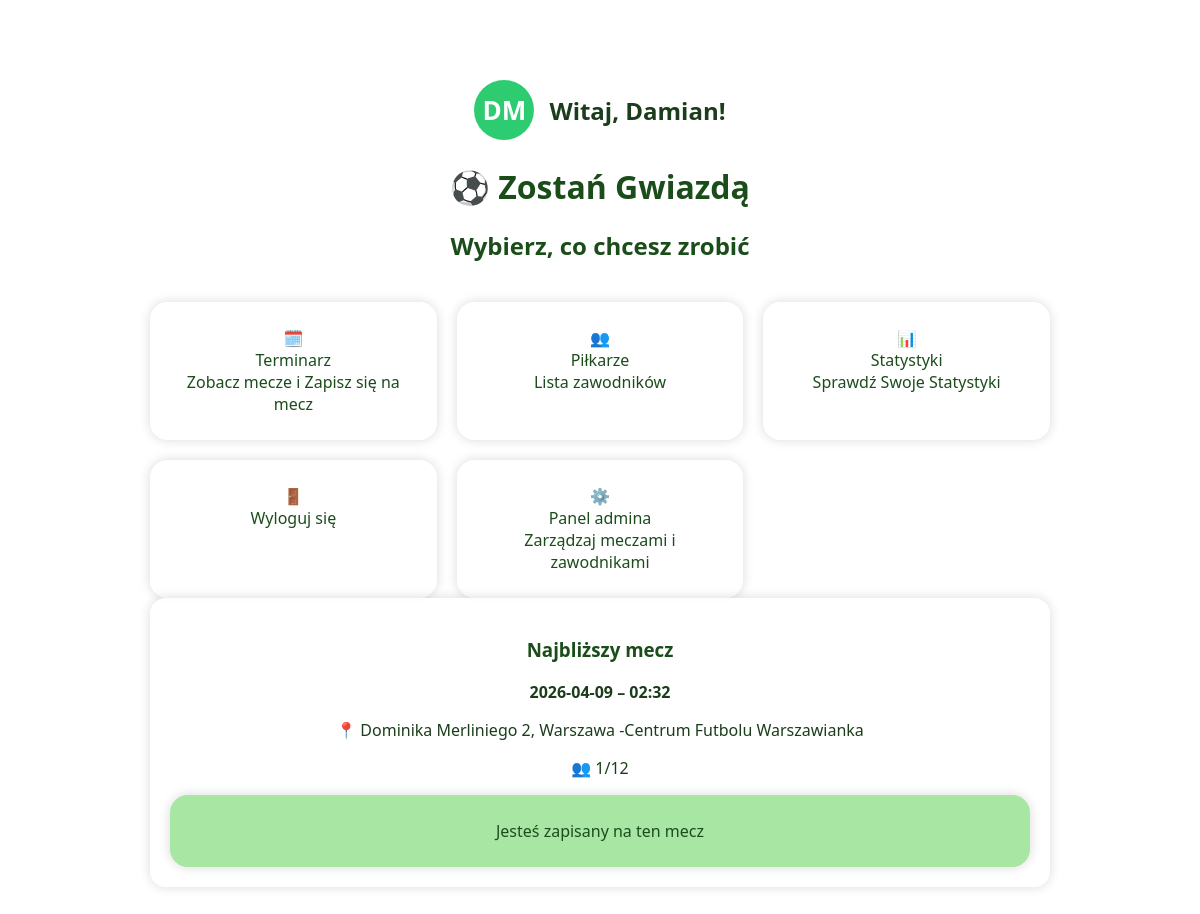
The page / (signed in) on the database its author committed.
### tables this page shows
CREATE TABLE matches (
            id INTEGER PRIMARY KEY AUTOINCREMENT,
            match_date TEXT NOT NULL,
            match_time TEXT NOT NULL,
            location TEXT NOT NULL,
            max_slots INTEGER NOT NULL,
            signed_up INTEGER NOT NULL DEFAULT 0,
            played INTEGER NOT NULL DEFAULT 0
        );

### app.py (the view)
@app.route("/")
def home():
    conn = get_db()
    next_match = conn.execute(
        "SELECT * FROM matches WHERE match_date >= date('now') ORDER BY match_date, match_time LIMIT 1"
    ).fetchone()
    user_signed = False
    if next_match and "user_id" in session:
        signup = conn.execute(
            "SELECT id FROM match_signups WHERE user_id = ? AND match_id = ?",
            (session["user_id"], next_match["id"])
        ).fetchone()
        if signup:
            user_signed = True
    conn.close()
    return render_template("index.html", next_match=next_match, user_signed=user_signed)

### db.py (called while the page is built)
def get_db():
    conn = sqlite3.connect("database.db")
    conn.row_factory = sqlite3.Row
    return conn

### templates/index.html (shortened to what this page needs)
<!DOCTYPE html>
<html lang="pl">
<head>
    <link rel="stylesheet" href="/static/theme.css">
</head>
<body>
<div class="container">
    {% if session.user_id %}
    <div class="user-box">
        <div class="avatar">
            {{ session.first_name[0] }}{{ session.last_name[0] }}
        </div>
        <div>
            <h2 style="margin:0;">Witaj, {{ session.first_name }}!</h2>
        </div>
    </div>
    {% endif %}
    <h1 style="color:#1b4d1b;">⚽ Zostań Gwiazdą</h1>
    {% if session.user_id %}
    <h2 style="color:#1b4d1b;">Wybierz, co chcesz zrobić</h2>
    {% else %}
    <h2 style="color:#1b4d1b;">Zaloguj się lub załóż konto, aby korzystać z systemu</h2>
    {% endif %}
    <div class="grid">
        <a href="/terminarz" class="tile">
            <div class="tile-icon">🗓️</div>
            <div class="tile-title">Terminarz</div>
            <div class="tile-desc">Zobacz mecze i Zapisz się na mecz</div>
        </a>
        <a href="/pilkarze" class="tile">
            <div class="tile-icon">👥</div>
            <div class="tile-title">Piłkarze</div>
            <div class="tile-desc">Lista zawodników</div>
        </a>
        <a href="/statystyki" class="tile">
            <div class="tile-icon">📊</div>
            <div class="tile-title">Statystyki</div>
            <div class="tile-desc">Sprawdź Swoje Statystyki</div>
        </a>
        {% if session.user_id %}
        <div class="tile" onclick="openLogoutPopup()">
            <div class="tile-icon">🚪</div>
            <div class="tile-title">Wyloguj się</div>
        </div>
        {% if session.is_admin == 1 %}
        <a href="/admin" class="tile">
            <div class="tile-icon">⚙️</div>
            <div class="tile-title">Panel admina</div>
            <div class="tile-desc">Zarządzaj meczami i zawodnikami</div>
        </a>
        {% endif %}
        {% endif %}
    </div>
    {% if next_match %}
    <div class="next-match">
        <h3 style="color:#1b4d1b;">Najbliższy mecz</h3>
        <p><strong>{{ next_match.match_date }} – {{ next_match.match_time }}</strong></p>
        <p>📍 {{ next_match.location }}</p>
        <p>👥 {{ next_match.signed_up }}/{{ next_match.max_slots }}</p>
        {% if session.user_id %}
        {% if user_signed %}
        <div class="tile" style="margin-top:10px; background:#a8e6a3; cursor:default;">
            Jesteś zapisany na ten mecz
        </div>
        {% else %}
        <div class="tile" style="margin-top:10px; background:#2ecc71; color:white;"
             onclick="signupFromHome({{ next_match.id }}, '{{ next_match.match_date }}', '{{ next_match.match_time }}', '{{ next_match.location }}')">
            Zapisz się na mecz
        </div>
        {% endif %}
        {% else %}
        <a href="/login" class="tile" style="margin-top:10px;">Zaloguj się, aby się zapisać</a>
        {% endif %}
    </div>
    {% endif %}
</div>
</body>
</html>

### static/theme.css (style rules this page uses)
body { margin: 0; padding: 0; font-family: "Segoe UI", Arial, sans-serif; color: #1b3d1b; background-image: url('/static/murawa.jpg'); background-size: cover; background-position: center; background-repeat: no-repeat; }
.tile { background: rgba(255,255,255,0.9); padding: 25px; border-radius: 18px; box-shadow: 0 0 12px rgba(0,0,0,0.15); cursor: pointer; transition: 0.25s ease; text-decoration: none; color: #1b4d1b; display: block; position: relative; z-index: 1; }
.grid { display: grid; grid-template-columns: repeat(auto-fit, minmax(220px, 1fr)); gap: 20px; margin-top: 40px; }
.section-box, .next-match { background: rgba(255,255,255,0.9); padding: 20px; border-radius: 16px; box-shadow: 0 0 12px rgba(0,0,0,0.15); color: #1b3d1b; position: relative; z-index: 1; }

### templates/index.html (style rules this page uses)
.container { max-width: 900px; margin: 60px auto; padding: 20px; text-align: center; }
.avatar { width: 60px; height: 60px; background: #2ecc71; border-radius: 50%; display: flex; align-items: center; justify-content: center; font-size: 26px; font-weight: bold; margin-right: 15px; color: white; }
.user-box { display: flex; align-items: center; justify-content: center; margin-bottom: 25px; }

### rows shown on the page
matches: match_date "2026-04-09", match_time "02:32", location "Dominika Merliniego 2, Warszawa -Centrum Futbolu Warszawianka", signed_up "1", max_slots "12"

### other values the page prints
{{ session.first_name[0] }} "D"
{{ session.last_name[0] }} "M"
{{ session.first_name }} "Damian"
